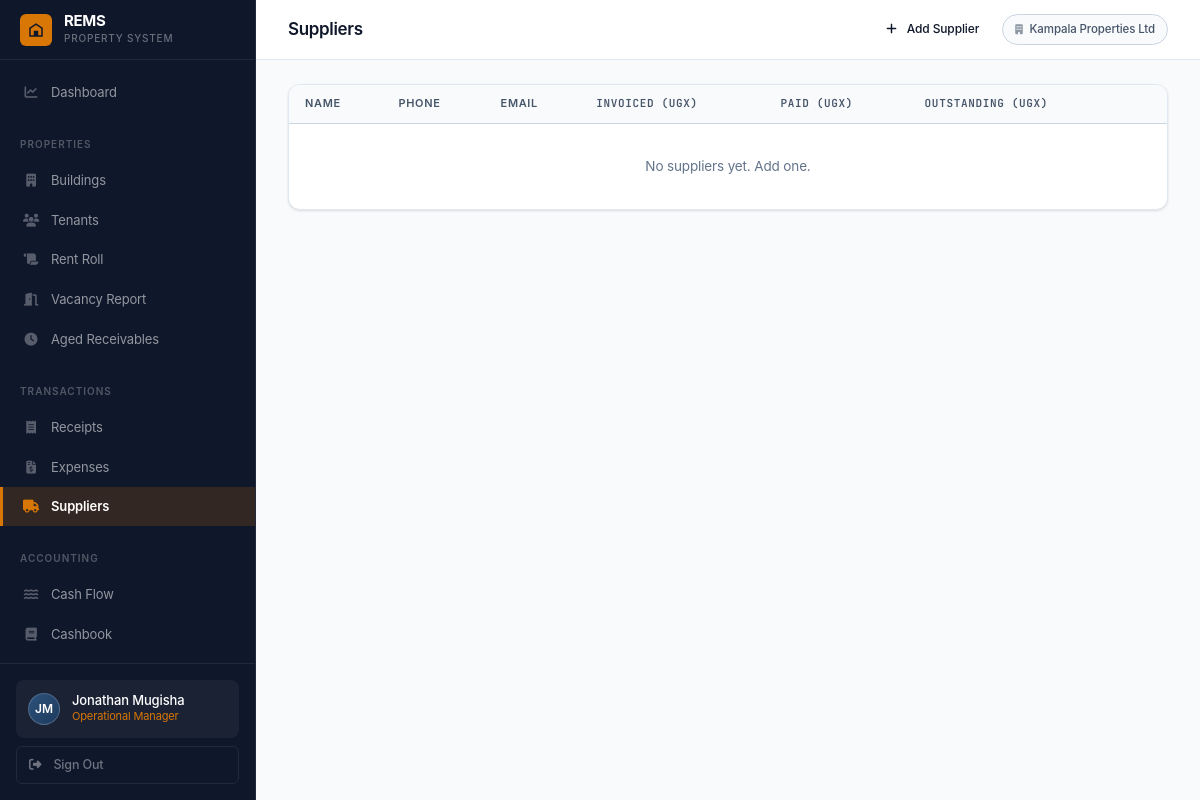
Before: /expenses/suppliers/ (signed in) with the older database file.
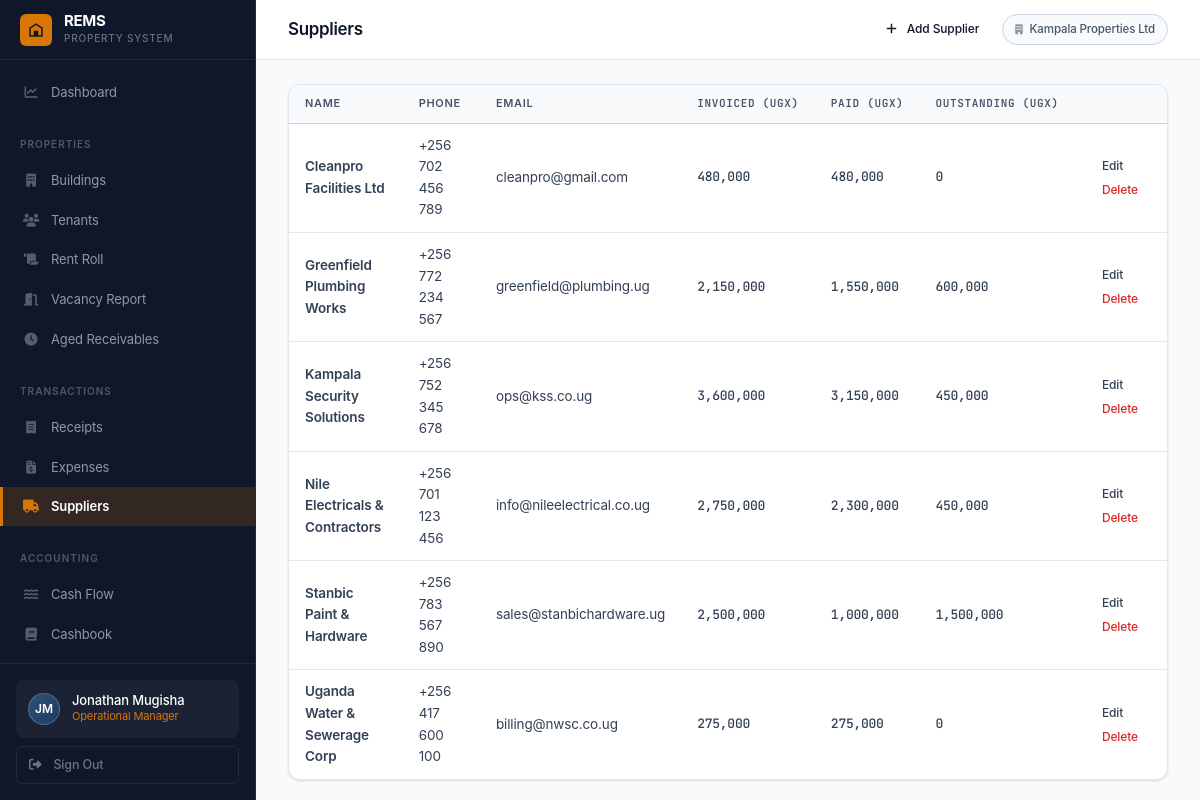
After: the same page with the newer database file.
### accounts/models.py (models this page shows, shortened)
class User(AbstractUser):
    ROLE_SUPER_ADMIN        = 'super_admin'
    ROLE_OP_MANAGER         = 'op_manager'
    ROLE_PROPERTY_MANAGER   = 'property_manager'
    ROLE_CASHIER_RECEIPTS   = 'cashier_receipts'
    ROLE_CASHIER_EXPENSES   = 'cashier_expenses'
    ROLE_ACCOUNTANT         = 'accountant'
    ROLE_CHOICES = [
        (ROLE_SUPER_ADMIN,      'Super Admin'),
        (ROLE_OP_MANAGER,       'Operational Manager'),
        (ROLE_PROPERTY_MANAGER, 'Property Manager'),
        (ROLE_CASHIER_RECEIPTS, 'Cashier – Receipts'),
        (ROLE_CASHIER_EXPENSES, 'Cashier – Expenses'),
        (ROLE_ACCOUNTANT,       'Accountant'),
    ]
    organisation = models.ForeignKey(
        Organisation, null=True, blank=True,
        on_delete=models.SET_NULL, related_name='users'
    )
    role = models.CharField(max_length=30, choices=ROLE_CHOICES, default=ROLE_CASHIER_RECEIPTS)
    phone = models.CharField(max_length=30, blank=True)
    is_active = models.BooleanField(default=True)
    buildings = models.ManyToManyField('buildings.Building', blank=True, related_name='assigned_users')
    def has_role(self, role_key):
        if self.role == role_key:
            return True
        return self.user_roles.filter(role=role_key).exists()
    @property
    def is_super_admin(self):
        return self.has_role(self.ROLE_SUPER_ADMIN)
    @property
    def is_op_manager(self):
        return self.has_role(self.ROLE_OP_MANAGER)
    @property
    def is_accountant(self):
        return self.has_role(self.ROLE_ACCOUNTANT)
    def can_access_finance(self):
        return self.is_op_manager or self.is_accountant
    def can_receipt(self):
        return self.is_op_manager or self.is_cashier_receipts
    def can_expense(self):
        return self.is_op_manager or self.is_cashier_expenses
    def can_manage_tenants(self):
        return self.is_op_manager or self.is_property_manager
    def can_configure_taxes(self):
        return self.is_accountant

class Organisation(models.Model):
    name = models.CharField(max_length=200)
    contact_email = models.EmailField()
    phone = models.CharField(max_length=30, blank=True)
    address = models.TextField(blank=True)
    subscription_status = models.CharField(
        max_length=20,
        choices=[('active', 'Active'), ('suspended', 'Suspended'), ('trial', 'Trial')],
        default='trial'
    )
    created_at = models.DateTimeField(auto_now_add=True)
    class Meta:
        ordering = ['name']

### expenses/models.py (models this page shows, shortened)
class Supplier(models.Model):
    organisation = models.ForeignKey('accounts.Organisation', on_delete=models.CASCADE, related_name='suppliers')
    name         = models.CharField(max_length=200)
    phone        = models.CharField(max_length=30, blank=True)
    email        = models.EmailField(blank=True)
    address      = models.TextField(blank=True)
    notes        = models.TextField(blank=True)
    created_at   = models.DateTimeField(auto_now_add=True)
    @property
    def total_invoiced(self):
        return self.expenses.aggregate(t=models.Sum('amount'))['t'] or Decimal('0')
    @property
    def total_paid(self):
        return self.expenses.aggregate(t=models.Sum('paid_amount'))['t'] or Decimal('0')
    @property
    def balance_outstanding(self):
        return self.total_invoiced - self.total_paid
    class Meta:
        ordering = ['name']

### expenses/views.py (the view)
# urls.py: path('suppliers/',                views.supplier_list,     name='supplier_list'),
@login_required
def supplier_list(request):
    if not request.user.can_expense():
        return HttpResponseForbidden()
    suppliers = Supplier.objects.filter(organisation=request.user.organisation)
    return render(request, 'expenses/supplier_list.html', {'suppliers': suppliers})

### templates/expenses/supplier_list.html (shortened to what this page needs)
{% extends 'base.html' %}
{% load humanize %}
{% block page_title %}Suppliers{% endblock %}
{% block topbar_actions %}
  <a href="{% url 'expenses:supplier_create' %}" class="btn btn-gold btn-sm"><i class="fas fa-plus"></i>&nbsp; Add Supplier</a>
{% endblock %}
{% block content %}
<div class="card">
  <div class="table-container">
    <table class="rems-table">
      <thead>
        <tr>
          <th>Name</th><th>Phone</th><th>Email</th>
          <th class="money">Invoiced (UGX)</th><th class="money">Paid (UGX)</th><th class="money">Outstanding (UGX)</th>
          <th></th>
        </tr>
      </thead>
      <tbody>
        {% for s in suppliers %}
        <tr>
          <td><a href="{% url 'expenses:supplier_detail' s.pk %}" style="color:var(--navy);font-weight:600;">{{ s.name }}</a></td>
          <td>{{ s.phone|default:"—" }}</td>
          <td>{{ s.email|default:"—" }}</td>
          <td class="money">{{ s.total_invoiced|floatformat:0|intcomma }}</td>
          <td class="money">{{ s.total_paid|floatformat:0|intcomma }}</td>
          <td class="money {% if s.balance_outstanding > 0 %}text-credit{% endif %}">{{ s.balance_outstanding|floatformat:0|intcomma }}</td>
          <td>
            <a href="{% url 'expenses:supplier_edit' s.pk %}" class="btn btn-outline btn-sm">Edit</a>
            <a href="{% url 'expenses:supplier_delete' s.pk %}" class="btn btn-outline btn-sm" style="color:var(--danger);">Delete</a>
          </td>
        </tr>
        {% empty %}
        <tr><td colspan="7" style="text-align:center;padding:32px;color:var(--text-muted);">No suppliers yet. <a href="{% url 'expenses:supplier_create' %}">Add one.</a></td></tr>
        {% endfor %}
      </tbody>
    </table>
  </div>
</div>
{% endblock %}

### templates/base.html (shortened to what this page needs)
{% load humanize %}
<!DOCTYPE html>
<html lang="en">
<head>
<link rel="stylesheet" href="https://cdnjs.cloudflare.com/ajax/libs/font-awesome/6.5.0/css/all.min.css">
<link rel="stylesheet" href="/static/css/rems.css">
</head>
<body>
<aside class="sidebar">
  <a href="{% url 'dashboard:home' %}" class="sidebar-brand">
    <div class="sidebar-brand-mark">
      <svg viewBox="0 0 24 24" xmlns="http://www.w3.org/2000/svg">
        <path d="M3 21V9l9-6 9 6v12H3zm2-2h4v-4h6v4h4V10.1L12 5.2 5 10.1V19zm4-4h6v-2H9v2z"/>
      </svg>
    </div>
    <div>
      <div class="sidebar-brand-name">REMS</div>
      <div class="sidebar-brand-sub">Property System</div>
    </div>
  </a>
  <nav class="sidebar-nav">
    {% if user.is_op_manager or user.is_super_admin %}
    <a href="{% url 'dashboard:home' %}"
       class="nav-item {% if request.resolver_match.app_name == 'dashboard' %}active{% endif %}">
      <span class="nav-icon"><i class="fas fa-chart-line"></i></span> Dashboard
    </a>
    {% endif %}
    {% if user.can_manage_tenants or user.is_op_manager %}
    <div class="nav-section">Properties</div>
    {% if user.is_op_manager or user.is_super_admin %}
    <a href="{% url 'buildings:list' %}"
       class="nav-item {% if request.resolver_match.app_name == 'buildings' %}active{% endif %}">
      <span class="nav-icon"><i class="fas fa-building"></i></span> Buildings
    </a>
    {% endif %}
    <a href="{% url 'tenants:list' %}"
       class="nav-item {% if request.resolver_match.app_name == 'tenants' and 'vacancy' not in request.path and 'aged' not in request.path and 'rent-roll' not in request.path %}active{% endif %}">
      <span class="nav-icon"><i class="fas fa-users"></i></span> Tenants
    </a>
    <a href="{% url 'tenants:rent_roll' %}"
       class="nav-item {% if 'rent-roll' in request.path %}active{% endif %}">
      <span class="nav-icon"><i class="fas fa-scroll"></i></span> Rent Roll
    </a>
    <a href="{% url 'tenants:vacancy' %}"
       class="nav-item {% if 'vacancy' in request.path %}active{% endif %}">
      <span class="nav-icon"><i class="fas fa-door-open"></i></span> Vacancy Report
    </a>
    <a href="{% url 'tenants:aged_receivables' %}"
       class="nav-item {% if 'aged-receivables' in request.path %}active{% endif %}">
      <span class="nav-icon"><i class="fas fa-clock"></i></span> Aged Receivables
    </a>
    {% endif %}
    {% if user.can_receipt or user.can_expense %}
    <div class="nav-section">Transactions</div>
    {% if user.can_receipt %}
    <a href="{% url 'receipts:list' %}"
       class="nav-item {% if request.resolver_match.app_name == 'receipts' %}active{% endif %}">
      <span class="nav-icon"><i class="fas fa-receipt"></i></span> Receipts
    </a>
    {% endif %}
    {% if user.can_expense %}
    <a href="{% url 'expenses:list' %}"
       class="nav-item {% if request.resolver_match.app_name == 'expenses' and 'supplier' not in request.path %}active{% endif %}">
      <span class="nav-icon"><i class="fas fa-file-invoice-dollar"></i></span> Expenses
    </a>
    <a href="{% url 'expenses:supplier_list' %}"
       class="nav-item {% if 'supplier' in request.path %}active{% endif %}">
      <span class="nav-icon"><i class="fas fa-truck"></i></span> Suppliers
    </a>
    {% endif %}
    {% endif %}
    {% if user.can_access_finance or user.can_manage_tenants %}
    <div class="nav-section">Accounting</div>
    {% if user.can_manage_tenants %}
    <a href="{% url 'finance:cash_flow' %}"
       class="nav-item {% if 'cash-flow' in request.path %}active{% endif %}">
      <span class="nav-icon"><i class="fas fa-water"></i></span> Cash Flow
    </a>
    {% endif %}
    {% if user.can_access_finance %}
    <a href="{% url 'finance:cashbook' %}"
       class="nav-item {% if 'cashbook' in request.path %}active{% endif %}">
      <span class="nav-icon"><i class="fas fa-book"></i></span> Cashbook
    </a>
    <a href="{% url 'finance:debtor_ledger' %}"
       class="nav-item {% if 'debtor-ledger' in request.path %}active{% endif %}">
    </a>
    {% endif %}
    {% endif %}
  </nav>
  <div class="sidebar-footer">
    <div class="user-chip">
      <div class="user-avatar">{{ user.first_name.0|upper }}{{ user.last_name.0|upper }}</div>
      <div style="min-width:0;">
        <div class="user-name">{{ user.get_full_name|default:user.username }}</div>
        <div class="user-role">
          {{ user.get_role_display }}{% for r in user.user_roles.all %} &middot; {{ r.get_role_display }}{% endfor %}
        </div>
      </div>
    </div>
    <a href="{% url 'accounts:logout' %}" class="sidebar-signout">
      <i class="fas fa-sign-out-alt"></i> Sign Out
    </a>
  </div>
</aside>
<div class="main-wrapper">
  <header class="topbar">
    <div class="topbar-left">
      <h1 class="page-title">{% block page_title %}{% endblock %}</h1>
    </div>
    <div class="topbar-actions">
      {% block topbar_actions %}{% endblock %}
      {% if user.organisation %}
      <span class="org-label">
        <i class="fas fa-building" style="font-size:10px;margin-right:4px;opacity:.6;"></i>
        {{ user.organisation.name }}
      </span>
      {% endif %}
    </div>
  </header>
  <main class="content">
    {% block content %}{% endblock %}
  </main>
</div>
</body>
</html>

Changed rows visible on the page:
added Supplier: name "Cleanpro Facilities Ltd", phone "+256 702 456 789", email "cleanpro@gmail.com", total_invoiced "480,000", total_paid "480,000", balance_outstanding "0"
added Supplier: name "Greenfield Plumbing Works", phone "+256 772 234 567", email "greenfield@plumbing.ug", total_invoiced "2,150,000", total_paid "1,550,000", balance_outstanding "600,000"
added Supplier: name "Kampala Security Solutions", phone "+256 752 345 678", email "ops@kss.co.ug", total_invoiced "3,600,000", total_paid "3,150,000", balance_outstanding "450,000"
added Supplier: name "Nile Electricals & Contractors", phone "+256 701 123 456", email "info@nileelectrical.co.ug", total_invoiced "2,750,000", total_paid "2,300,000", balance_outstanding "450,000"
added Supplier: name "Stanbic Paint & Hardware", phone "+256 783 567 890", email "sales@stanbichardware.ug", total_invoiced "2,500,000", total_paid "1,000,000", balance_outstanding "1,500,000"
added Supplier: name "Uganda Water & Sewerage Corp", phone "+256 417 600 100", email "billing@nwsc.co.ug", total_invoiced "275,000", total_paid "275,000", balance_outstanding "0"
Other visible differences:
text no longer shown: "No suppliers yet. Add one."
